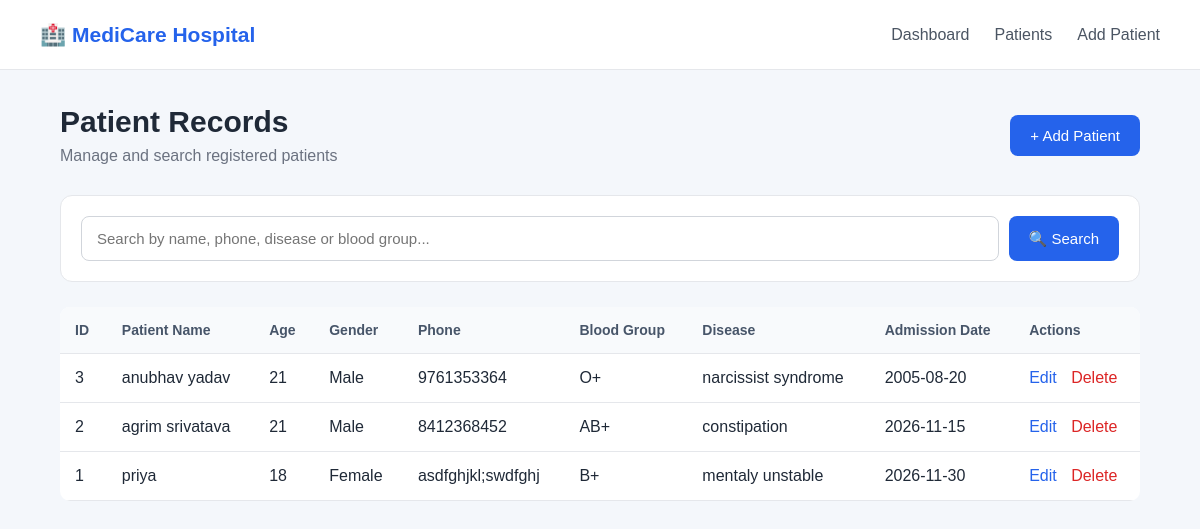
Page /patients on the committed database.
### tables this page shows
CREATE TABLE patients (
            id INTEGER PRIMARY KEY AUTOINCREMENT,
            name TEXT NOT NULL,
            age INTEGER NOT NULL,
            gender TEXT NOT NULL,
            phone TEXT NOT NULL,
            address TEXT,
            blood_group TEXT,
            disease TEXT,
            admission_date TEXT NOT NULL
        );

### app.py (the view)
@app.route("/patients")
def patients():
    search = request.args.get("search", "").strip()
    conn = get_db_connection()
    if search:
        patients = conn.execute("""
            SELECT * FROM patients
            WHERE name LIKE ?
               OR phone LIKE ?
               OR disease LIKE ?
               OR blood_group LIKE ?
            ORDER BY id DESC
        """, (
            f"%{search}%",
            f"%{search}%",
            f"%{search}%",
            f"%{search}%"
        )).fetchall()
    else:
        patients = conn.execute(
            "SELECT * FROM patients ORDER BY id DESC"
        ).fetchall()
    conn.close()
    return render_template(
        "patients.html",
        patients=patients,
        search=search
    )

### app.py (called while the page is built)
def get_db_connection():
    conn = sqlite3.connect(DATABASE)
    conn.row_factory = sqlite3.Row
    return conn

### templates/patients.html (shortened to what this page needs)
{% extends "base.html" %}
{% block content %}
<div class="page-header">
    <div>
        <h1>Patient Records</h1>
        <p>
            Manage and search registered patients
        </p>
    </div>
    <a href="{{ url_for('add_patient') }}" class="btn">
        + Add Patient
    </a>
</div>
<div class="search-container">
    <form method="GET" action="{{ url_for('patients') }}">
        <input
            type="text"
            name="search"
            value="{{ search }}"
            placeholder="Search by name, phone, disease or blood group..."
        >
        <button type="submit" class="search-btn">
            🔍 Search
        </button>
    </form>
</div>
<div class="table-container">
    {% if patients %}
    <table>
        <thead>
            <tr>
                <th>ID</th>
                <th>Patient Name</th>
                <th>Age</th>
                <th>Gender</th>
                <th>Phone</th>
                <th>Blood Group</th>
                <th>Disease</th>
                <th>Admission Date</th>
                <th>Actions</th>
            </tr>
        </thead>
        <tbody>
            {% for patient in patients %}
            <tr>
                <td>{{ patient.id }}</td>
                <td>{{ patient.name }}</td>
                <td>{{ patient.age }}</td>
                <td>{{ patient.gender }}</td>
                <td>{{ patient.phone }}</td>
                <td>{{ patient.blood_group }}</td>
                <td>{{ patient.disease }}</td>
                <td>{{ patient.admission_date }}</td>
                <td>
                    <a href="{{ url_for('edit_patient', id=patient.id) }}"
                       class="edit-btn">
                        Edit
                    </a>
                    <a href="{{ url_for('delete_patient', id=patient.id) }}"
                       class="delete-btn"
                       onclick="return confirm('Delete this patient?')">
                        Delete
                    </a>
                </td>
            </tr>
            {% endfor %}
        </tbody>
    </table>
    {% endif %}
</div>
{% endblock %}

### static/static/css/style.css (style rules this page uses)
* { margin: 0; padding: 0; box-sizing: border-box; }
body { font-family: Arial, sans-serif; background: #f4f7fb; color: #1f2937; }
.page-header { display: flex; justify-content: space-between; align-items: center; margin-bottom: 30px; }
.page-header h1 { font-size: 30px; margin-bottom: 8px; }
.page-header p { color: #6b7280; }
.btn { display: inline-block; background: #2563eb; color: white; text-decoration: none; border: none; padding: 12px 20px; border-radius: 8px; cursor: pointer; font-size: 15px; }
.table-container { width: 100%; overflow-x: auto; background: white; border-radius: 10px; }
table { width: 100%; border-collapse: collapse; min-width: 900px; }
th { background: #f8fafc; color: #475569; font-size: 14px; }
th, td { padding: 15px; text-align: left; border-bottom: 1px solid #e5e7eb; }
.edit-btn { text-decoration: none; color: #2563eb; margin-right: 10px; }
.delete-btn { text-decoration: none; color: #dc2626; }
input, select, textarea { width: 100%; padding: 12px; border: 1px solid #d1d5db; border-radius: 7px; font-size: 15px; font-family: inherit; }
.search-container { background: white; padding: 20px; border-radius: 12px; border: 1px solid #e5e7eb; margin-bottom: 25px; }
.search-container form { display: flex; gap: 10px; }
.search-container input { flex: 1; padding: 13px 15px; border: 1px solid #d1d5db; border-radius: 8px; font-size: 15px; }
.search-btn { background: #2563eb; color: white; border: none; padding: 13px 20px; border-radius: 8px; cursor: pointer; font-size: 15px; }

### rows in the picture
patients: id "3", name "anubhav yadav", age "21", gender "Male", phone "9761353364", blood_group "O+", disease "narcissist syndrome", admission_date "2005-08-20"
patients: id "2", name "agrim srivatava", age "21", gender "Male", phone "8412368452", blood_group "AB+", disease "constipation", admission_date "2026-11-15"
patients: id "1", name "priya", age "18", gender "Female", phone "asdfghjkl;swdfghj", blood_group "B+", disease "mentaly unstable", admission_date "2026-11-30"
